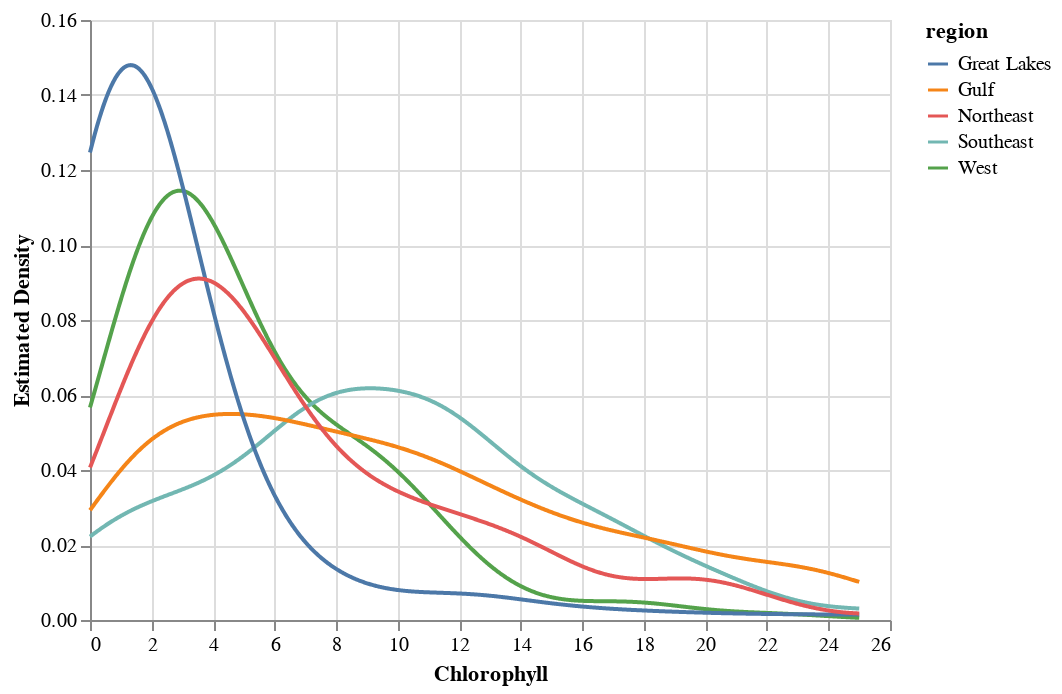

The notebook cell saved with this chart:
### Code cell
# another way -- using regions
alt.Chart(ncca).transform_density(
    density = 'chla', 
    as_ = ['Chlorophyll', 'Estimated Density'], 
    groupby = ['region'],
    bandwidth = 2, 
    extent = [0, 25],
    steps = 1000 
).mark_line().encode(
    x = 'Chlorophyll:Q',
    y = 'Estimated Density:Q',
    color = 'region'
)

### Figure 1 — Vega-Lite specification as saved in the notebook (floating-point values rounded to 4 significant figures; data arrays with more than 128 entries replaced by an {"elided": "..."} marker saying what was removed)
{"config": {"view": {"continuousWidth": 400, "continuousHeight": 300}}, "data": {"name": "data-3e8250eb0b21998987445917afe856a9"}, "mark": "line", "encoding": {"color": {"type": "nominal", "field": "region"}, "x": {"type": "quantitative", "field": "Chlorophyll"}, "y": {"type": "quantitative", "field": "Estimated Density"}}, "transform": [{"density": "chla", "bandwidth": 2, "extent": [0, 25], "groupby": ["region"], "steps": 1000, "as": ["Chlorophyll", "Estimated Density"]}], "$schema": "https://vega.github.io/schema/vega-lite/v4.8.1.json", "datasets": {"data-3e8250eb0b21998987445917afe856a9": {"elided": "1092 records"}}}
